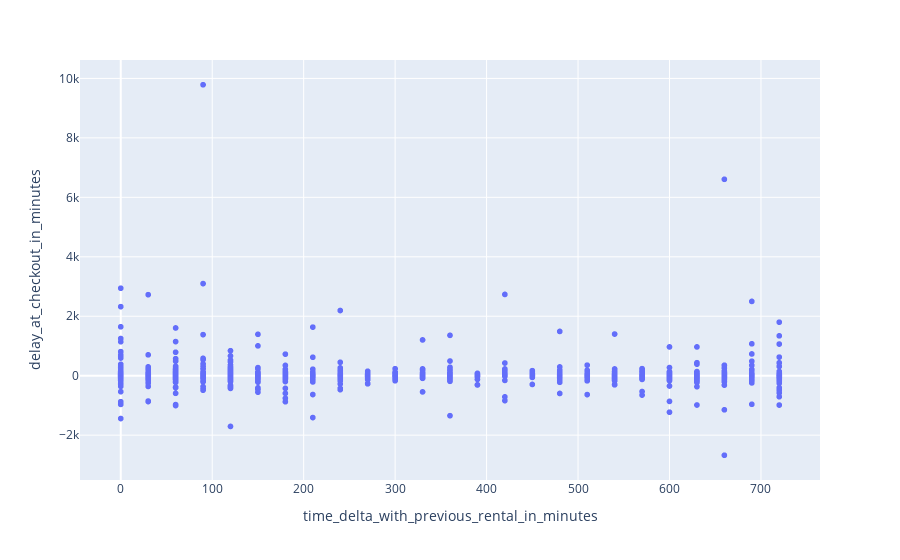

Here is the notebook cell this chart was saved with:
### Markdown cell above
Retard en fonction du délai entre 2 locations

### Code cell
fig = px.scatter(valid_df, x='time_delta_with_previous_rental_in_minutes', y='delay_at_checkout_in_minutes')
fig.show()

### Figure 1 — Plotly figure (JSON) as saved in the notebook; plotly's stock layout.template omitted (floating-point values rounded to 4 significant figures; data arrays with more than 128 entries replaced by an {"elided": "..."} marker saying what was removed)
{"data": [{"hovertemplate": "time_delta_with_previous_rental_in_minutes=%{x}<br>delay_at_checkout_in_minutes=%{y}<extra></extra>", "legendgroup": "", "marker": {"color": "#636efa", "symbol": "circle"}, "mode": "markers", "name": "", "showlegend": false, "type": "scattergl", "x": {"elided": "1841 float values"}, "xaxis": "x", "y": {"elided": "1841 float values"}, "yaxis": "y"}], "layout": {"legend": {"tracegroupgap": 0}, "margin": {"t": 60}, "xaxis": {"anchor": "y", "domain": [0, 1], "title": {"text": "time_delta_with_previous_rental_in_minutes"}}, "yaxis": {"anchor": "x", "domain": [0, 1], "title": {"text": "delay_at_checkout_in_minutes"}}}}
